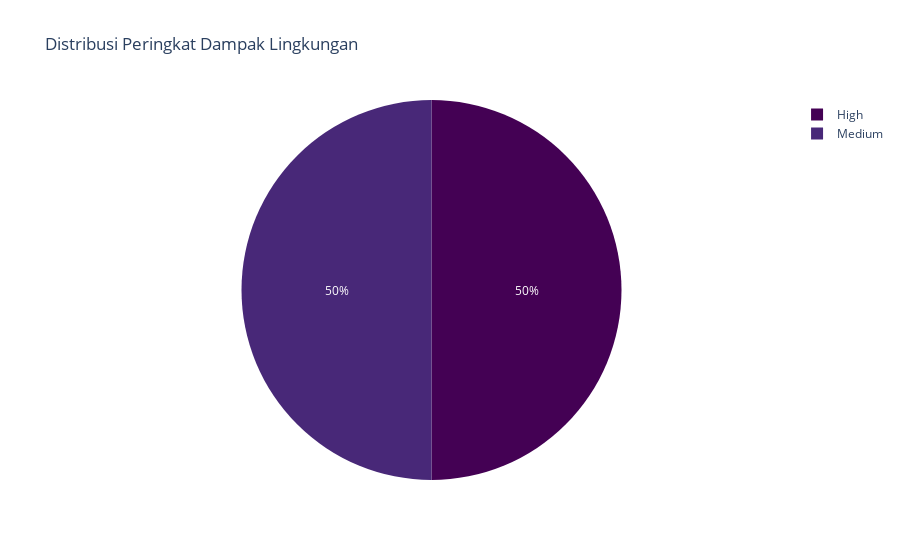

Notebook code cell kept with this figure:
### Markdown cell above
## Analisa distribusi peringkat dampak lingkungan (analisa jumlah komposisi High and Medium) dengan Pie Chart

### Code cell
pie_data = df["Kategori_Dampak"].value_counts().reset_index()
pie_data.columns = ["Kategori", "Jumlah"]

fig3 = px.pie(
    pie_data,
    names="Kategori",
    values="Jumlah",
    title="Distribusi Peringkat Dampak Lingkungan",
    color_discrete_sequence=px.colors.sequential.Viridis
)
fig3.show()

### Figure 1 — Plotly figure (JSON) as saved in the notebook; plotly's stock layout.template omitted (floating-point values rounded to 4 significant figures)
{"data": [{"domain": {"x": [0, 1], "y": [0, 1]}, "hovertemplate": "Kategori=%{label}<br>Jumlah=%{value}<extra></extra>", "labels": ["High", "Medium"], "legendgroup": "", "name": "", "showlegend": true, "type": "pie", "values": [5, 5]}], "layout": {"legend": {"tracegroupgap": 0}, "piecolorway": ["#440154", "#482878", "#3e4989", "#31688e", "#26828e", "#1f9e89", "#35b779", "#6ece58", "#b5de2b", "#fde725"], "title": {"text": "Distribusi Peringkat Dampak Lingkungan"}}}
